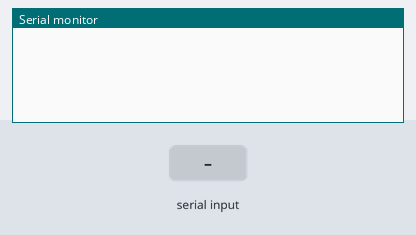
A sketch run on a simulated Arduino Uno, built with avr-gcc and run on an emulated ATmega328P. On the bench: the last lines printed to the serial monitor. Inputs (shaded band) come from the test bench.

Above: at 1.2 s.
1.3 s: "headRight" received over Serial
At 3.1 s:
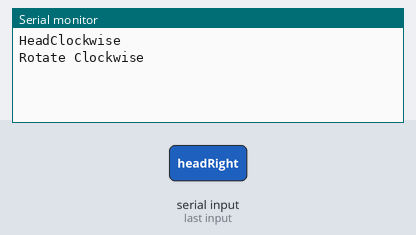
3.9 s: "headLeft" received over Serial
At 6.2 s:
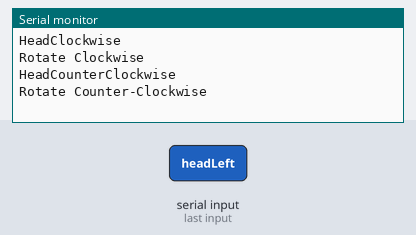
6.5 s: "Forward" received over Serial
At 8.1 s:
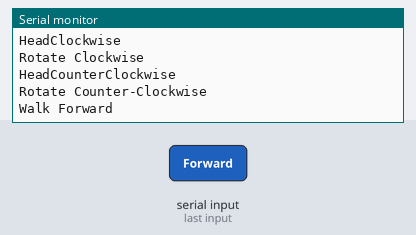
9.0 s: "Backward" received over Serial
At 11.2 s:
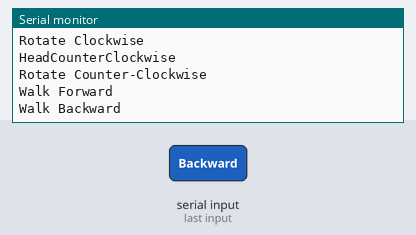
11.5 s: "Stop" received over Serial
At 13.0 s:
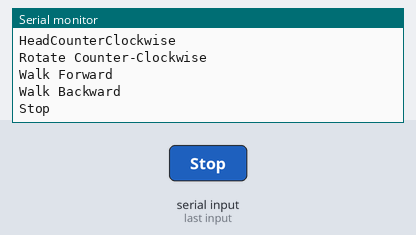

Measured:
- after the input at 1.3 s, the serial monitor: prints a new line after 1.1 s (image 1)
- after the input at 3.9 s, the serial monitor: prints a new line after 1.1 s (image 2)
- after the input at 6.5 s, the serial monitor: prints a new line after 1.1 s (image 3)
- after the input at 9.0 s, the serial monitor: prints a new line after 1.1 s (image 4)
- after the input at 11.5 s, the serial monitor: prints a new line after 1.1 s (image 5)

The sketch:

quad-control.ino
```cpp
/*
   Seven_Function_Roboquad-Controller

   Based on IRremote: IRsendRawDeme

   2/17/2019
*/


#include <IRremote.h>

IRsend irsend;

void setup()
{
  Serial.begin(9600);
}

void loop() {
  unsigned int HeadClockwise[] = {6600, 800, 900, 3400, 900, 3450, 850, 800, 850, 3450, 850, 850, 850, 800, 850, 850, 850, 3450, 850, 800, 850, 850, 850, 3450, 850};
  unsigned int HeadCounterClockwise[] = {6650, 800, 850, 3450, 850, 3450, 850, 800, 850, 3450, 900, 800, 850, 800, 850, 850, 850, 3450, 850, 850, 850, 3450, 850, 800, 850};
  unsigned int WalkForward[] = {6550, 850, 850, 3450, 850, 3450, 850, 850, 800, 850, 850, 800, 850, 850, 800, 850, 850, 850, 800, 850, 850, 900, 750, 3500, 850};
  unsigned int WalkBackward[] = {6550, 850, 850, 3450, 850, 3450, 850, 800, 850, 800, 900, 800, 850, 800, 850, 850, 850, 800, 850, 850, 850, 3450, 850, 850, 850 };
  unsigned int RotateClockwise[] = {6650, 850, 850, 3450, 850, 3450, 850, 800, 850, 800, 850, 850, 850, 800, 850, 850, 850, 3450, 850, 800, 900, 800, 850, 3450, 850 };
    unsigned int RotateCounterClockwise[] = {6650, 800, 850, 3450, 850, 3450, 850, 800, 850, 850, 850, 800, 850, 850, 800, 850, 850, 3450, 850, 850, 850, 3450, 850, 850, 800 };
    unsigned int Stop[] = {6650, 800, 850, 3450, 850, 3450, 850, 800, 900, 800, 850, 800, 850, 850, 850, 800, 850, 850, 850, 800, 850, 850, 850, 800, 850 };


    String command;

    /// String headRight = "headRight";
    //String headLeft = "headLeft";


    while (Serial.available() > 0) {

      command = Serial.readString();

      if (command.indexOf("headRight") > -1) {
        irsend.sendRaw(HeadClockwise, sizeof(HeadClockwise) / sizeof(HeadClockwise[0]), 38);
        Serial.println("HeadClockwise");
      }

      if (command.indexOf("headLeft") > -1) {
        irsend.sendRaw(HeadCounterClockwise, sizeof(HeadCounterClockwise) / sizeof(HeadCounterClockwise[0]), 38);
        Serial.println("HeadCounterClockwise");
      }

      if (command.indexOf("Forward") > -1) {
        irsend.sendRaw(WalkForward, sizeof(WalkForward) / sizeof(WalkForward[0]), 38);
        Serial.println("Walk Forward");
      }


      if (command.indexOf("Backward") > -1) {
        irsend.sendRaw(WalkBackward, sizeof(WalkBackward) / sizeof(WalkBackward[0]), 38);
        Serial.println("Walk Backward");
      }

      if (command.indexOf("Right") > -1) {
        irsend.sendRaw(RotateClockwise, sizeof(RotateClockwise) / sizeof(RotateClockwise[0]), 38);
        Serial.println("Rotate Clockwise");
      }

      if (command.indexOf("Left") > -1) {
        irsend.sendRaw(RotateCounterClockwise, sizeof(RotateCounterClockwise) / sizeof(RotateCounterClockwise[0]), 38);
        Serial.println("Rotate Counter-Clockwise");
      }


      if (command.indexOf("Stop") > -1) {
        irsend.sendRaw(Stop, sizeof(Stop) / sizeof(Stop[0]), 38);
        Serial.println("Stop");
      }
    }
  }
```
